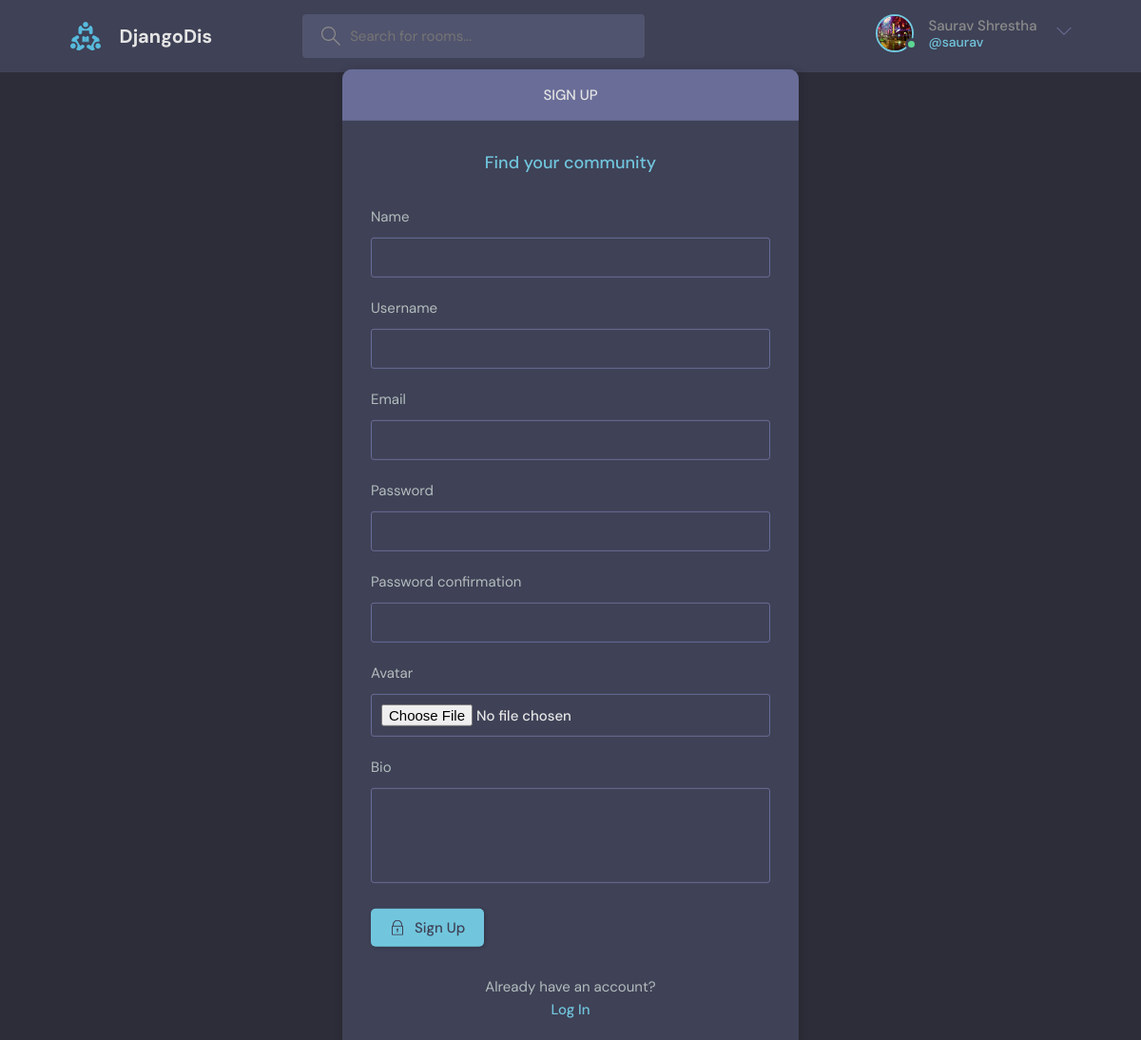
Page /register/ (signed in) on the committed database.
### base/models.py (models this page shows)
class User(AbstractUser):
    name = models.CharField(max_length=200, null=True)
    email = models.EmailField(unique=True)
    bio = models.TextField(null=True)
    avatar = models.ImageField(null=True, default="avatar.svg")
    USERNAME_FIELD = "email"
    REQUIRED_FIELDS = []

### base/views.py (the view, shortened to what this page needs)
# urls.py: path('register/',views.registerPage, name="register"),
def registerPage(request):
    form = MyUserCreationForm()
    return render(request, 'base/login_register.html', {'form': form})

### base/forms.py
class MyUserCreationForm(UserCreationForm):
    class Meta:
        model = User
        fields = ['name','username', 'email', 'password1', 'password2','avatar','bio']

### base/templates/base/login_register.html (shortened to what this page needs)
{% extends 'main.html' %}
{% block content %}
{% if page == 'login' %}
<!-- <div>
    <form action="" method="post">
        <input type="text" name="username" placeholder="Enter Username">
        <input type="password" name="password" placeholder="Enter Password">
        <input type="submit" value="Login">
    </form>
    <small>Not signup yet?</small>
    <a href="">Signup</a>
</div> -->
<main class="auth layout">
    <div class="container">
        <div class="layout__box">
            <div class="layout__boxHeader">
                <div class="layout__boxTitle">
                    <h3>Login</h3>
                </div>
            </div>
            <div class="layout__body">
                <h2 class="auth__tagline">Find your community</h2>
                <form class="form" method="POST" action="#">
                {% csrf_token %}
            <div class="form__group form__group">
              <label for="room_name">Email</label>
              <input id="username" name="email" type="text" placeholder="e.g. dennis_ivy" />
            </div>
            <div class="form__group">
              <label for="password">Password</label>
              <input
                id="password"
                name="password"
                type="password"
                placeholder="&bull;&bull;&bull;&bull;&bull;&bull;&bull;&bull;"
              />
            </div>
            <button class="btn btn--main" type="submit" value="Login">
              <svg
                version="1.1"
                xmlns="http://www.w3.org/2000/svg"
                width="32"
                height="32"
                viewBox="0 0 32 32"
              >
                <title>lock</title>
                <path
                  d="M27 12h-1v-2c0-5.514-4.486-10-10-10s-10 4.486-10 10v2h-1c-0.553 0-1 0.447-1 1v18c0 0.553 0.447 1 1 1h22c0.553 0 1-0.447 1-1v-18c0-0.553-0.447-1-1-1zM8 10c0-4.411 3.589-8 8-8s8 3.589 8 8v2h-16v-2zM26 30h-20v-16h20v16z"
                ></path>
                <path
                  d="M15 21.694v4.306h2v-4.306c0.587-0.348 1-0.961 1-1.694 0-1.105-0.895-2-2-2s-2 0.895-2 2c0 0.732 0.413 1.345 1 1.694z"
                ></path>
              </svg>
              Login
            </button>
          </form>
          <div class="auth__action">
            <p>Haven't signed up yet?</p>
            <a href="{% url 'register' %}" class="btn btn--link">Sign Up</a>
          </div>
        </div>
      </div>
    </div>
  </main>
{% else %}
<main class="auth layout">
  <div class="container">
    <div class="layout__box">
      <div class="layout__boxHeader">
        <div class="layout__boxTitle">
          <h3>Sign up</h3>
        </div>
      </div>
      <div class="layout__body">
        <h2 class="auth__tagline">Find your community</h2>
        <form class="form" action="#" method="POST" enctype="multipart/form-data">
          {% for field in form %}
          <div class="form__group form__group">
            <label for="fullname"> {{ field.label}} </label>
            {{field}}
          </div>
          {% endfor %}
          <button class="btn btn--main" type="submit">
            Sign Up
          </button>
        </form>
        <div class="auth__action">
          <p>Already have an account?</p>
          <a href="{% url 'login' %}" class="btn btn--link">Log In</a>
        </div>
      </div>
    </div>
  </div>
</main>
{% endif %}
{% endblock content %}

### templates/nav.html (shortened to what this page needs)
{% load static %}
<header class="header header--loggedIn">
    <div class="container">
      <a href="{% url 'home' %}" class="header__logo">
        <img src="{% static 'img/logo.svg' %}" />
        <h1>DjangoDis</h1>
      </a>
      <form class="header__search" action="{% url 'home' %}" method="GET" >
        <label>
          <input placeholder="Search for rooms..." name="nam"/>
        </label>
      </form>
      <nav class="header__menu">
        {% if request.user.is_authenticated %}
        <div class="header__user">
          <a href="{% url 'user-profile' request.user.id %}">
            <div class="avatar avatar--medium active">
              <img src="{{ request.user.avatar.url }}" />
            </div>
            <p>{{ request.user.name }}<span>@{{ request.user.username }}</span></p>
          </a>
          <button class="dropdown-button">
            <svg version="1.1" xmlns="http://www.w3.org/2000/svg" width="32" height="32" viewBox="0 0 32 32">
              <title>chevron-down</title>
              <path d="M16 21l-13-13h-3l16 16 16-16h-3l-13 13z"></path>
            </svg>
          </button>
        </div>
        {% else %}
        <a href="{% url 'login' %}">
          <img src="{% static 'img/avatar.svg' %}" />
          <p>Login</p>
        </a>
        {% endif %}
      </nav>
    </div>
  </header>

### rows in the picture
User: user.avatar (picture), user.name "Saurav Shrestha", user.username "saurav"

### other values in the picture
{{ field.label }} "Name" "Username" "Email" "Password" "Password confirmation" "Avatar" "Bio"
